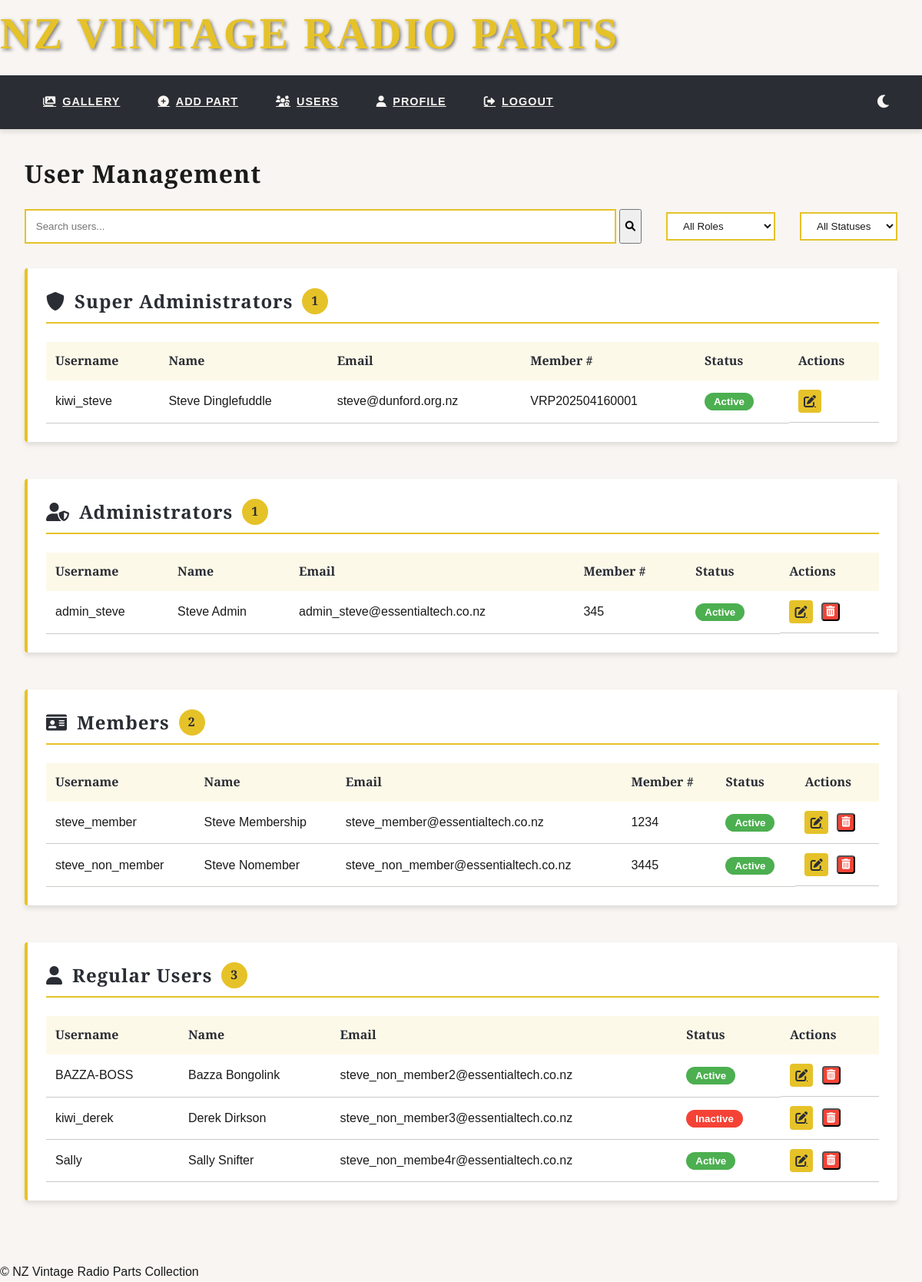
The page /auth/users (signed in) on the database as committed earlier.
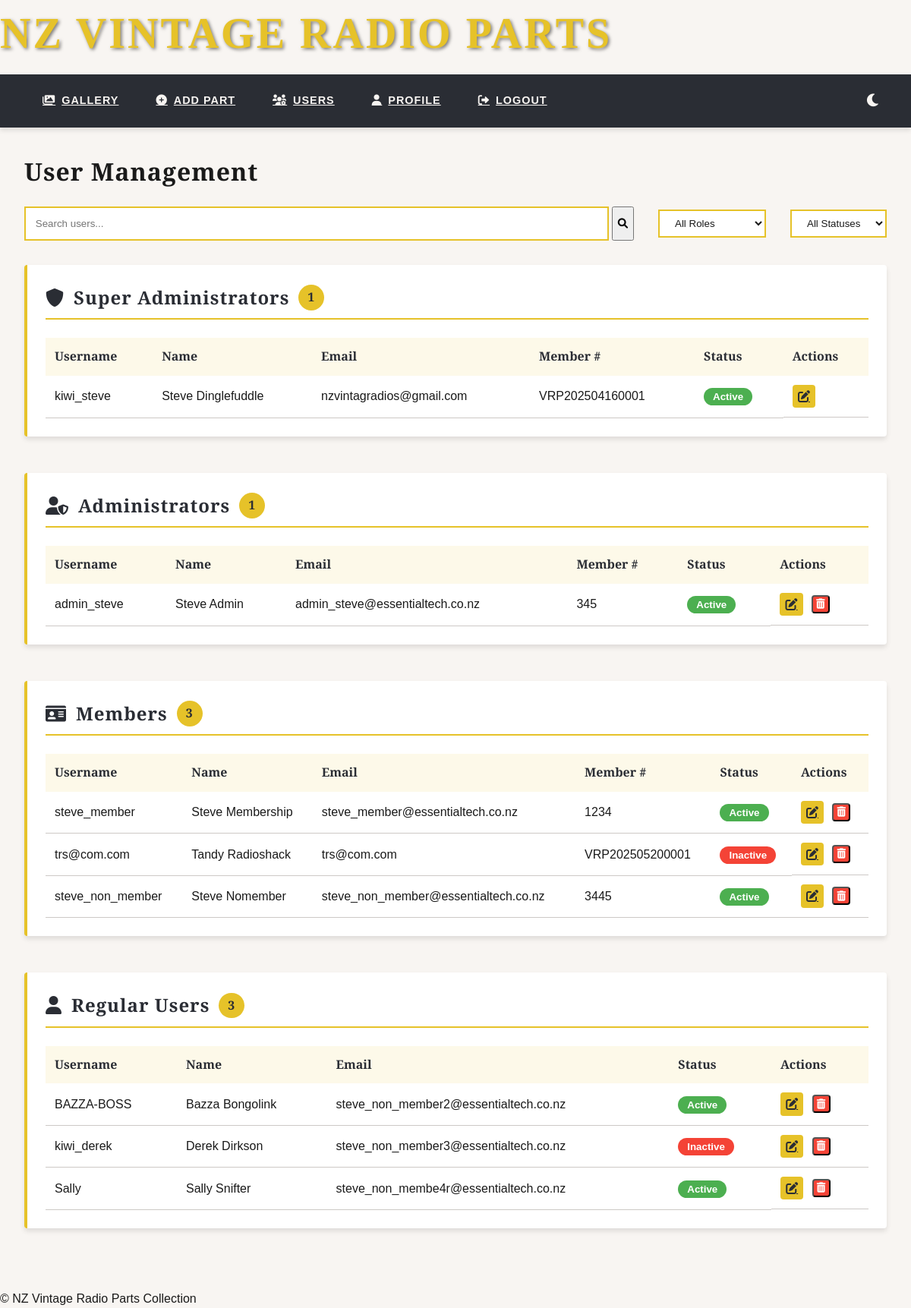
The same page on the database as committed later.
### app/models.py (models this page shows, shortened)
class User(UserMixin, db.Model):
    __tablename__ = 'User'
    id = db.Column(db.Integer, primary_key=True)
    username = db.Column(db.String(80), unique=True, nullable=False)
    email = db.Column(db.String(120), unique=True, nullable=False)
    password_hash = db.Column(db.String(128))
    role = db.Column(db.String(20), default='user')  # 'user', 'admin', 'superadmin'
    membership_number = db.Column(db.Integer, unique=True)
    membership_active = db.Column(db.Boolean, default=True)
    last_login = db.Column(db.DateTime)
    first_name = db.Column(db.String(50))
    last_name = db.Column(db.String(50))
    phone = db.Column(db.String(20))
    address_line1 = db.Column(db.String(100))
    address_line2 = db.Column(db.String(100))
    city = db.Column(db.String(50))
    postcode = db.Column(db.String(20))
    country = db.Column(db.String(50))
    account_active = db.Column(db.Boolean, default=False)
    orders = db.relationship('Order', back_populates='user', lazy='dynamic')
    @property
    def is_active(self):
        return bool(self.account_active)
    @property
    def is_member(self):
        return self.membership_active and bool(self.membership_number)
    @property
    def is_admin(self):
        return self.role in ['admin', 'superadmin']

### app/blueprints/auth.py (the view)
@bp.route('/users')
@login_required
def user_list():
    if not current_user.is_admin:
        abort(403)
    users = User.query.order_by(
        db.case(
            (User.role == 'superadmin', 0),
            (User.role == 'admin', 1),
            (User.role == 'member', 2),
            (User.role == 'user', 3),
            else_=4
        ),
        User.last_name.asc()
    ).all()
    counts = {
        'superadmin': len([u for u in users if u.role == 'superadmin']),
        'admin': len([u for u in users if u.role == 'admin' and not u.is_member]),
        'member': len([u for u in users if u.is_member and u.role not in ['superadmin', 'admin']]),
        'user': len([u for u in users if not u.is_member and u.role == 'user'])
    }
    return render_template('user_list.html', users=users, counts=counts)

### app/templates/user_list.html (shortened to what this page needs)
{% extends "layout.html" %}
{% block content %}
<div class="admin-container">
    <h1>User Management</h1>
    <div class="search-controls">
        <form class="search-box" action="{{ url_for('auth.user_list') }}" method="GET">
            <input type="text" id="user-search" name="q" placeholder="Search users..."
                   value="{{ request.args.get('q', '') }}"
                   aria-label="Search users">
            <button type="submit" class="search-button">
                <i class="fas fa-search"></i>
            </button>
        </form>
        <div class="filter-control">
            <select id="role-filter" class="vintage-select">
                <option value="">All Roles</option>
            </select>
        </div>
        <div class="filter-control">
            <select id="status-filter" class="vintage-select">
                <option value="">All Statuses</option>
            </select>
        </div>
    </div>
    <div class="user-groups">
        <div class="user-group" data-role="superadmin">
            <h2 class="group-header">
                <i class="fas fa-shield-alt"></i> Super Administrators
                <span class="badge">{{ counts.superadmin }}</span>
            </h2>
            <table class="user-table">
                <thead>
                    <tr>
                        <th>Username</th>
                        <th>Name</th>
                        <th>Email</th>
                        <th>Member #</th>
                        <th>Status</th>
                        <th>Actions</th>
                    </tr>
                </thead>
                <tbody>
                    {% for user in users if user.role == 'superadmin' %}
                    <tr data-role="{{ user.role }}" data-status="{% if user.account_active %}active{% else %}inactive{% endif %}">
                        <td>{{ user.username }}</td>
                        <td>{{ user.first_name }} {{ user.last_name }}</td>
                        <td>{{ user.email }}</td>
                        <td>{{ user.membership_number }}</td>
                        <td>
                            <form class="toggle-active-form" method="POST" action="{{ url_for('auth.toggle_user_status', user_id=user.id) }}">
                                <button type="submit" class="status-toggle {% if user.account_active %}active{% else %}inactive{% endif %}">
                                    {% if user.account_active %}Active{% else %}Inactive{% endif %}
                                </button>
                            </form>
                        </td>
                        <td class="actions">
                            <a href="{{ url_for('auth.user_detail', user_id=user.id) }}"
                               class="btn-edit" title="Edit">
                                <i class="fas fa-edit"></i>
                            </a>
                        </td>
                    </tr>
                    {% endfor %}
                </tbody>
            </table>
        </div>
        <div class="user-group" data-role="admin">
            <h2 class="group-header">
                <i class="fas fa-user-shield"></i> Administrators
                <span class="badge">{{ counts.admin }}</span>
            </h2>
            <table class="user-table">
                <thead>
                    <tr>
                        <th>Username</th>
                        <th>Name</th>
                        <th>Email</th>
                        <th>Member #</th>
                        <th>Status</th>
                        <th>Actions</th>
                    </tr>
                </thead>
                <tbody>
                    {% for user in users if user.role == 'admin' %}
                    <tr data-role="{{ user.role }}" data-status="{% if user.active %}active{% else %}inactive{% endif %}">
                        <td>{{ user.username }}</td>
                        <td>{{ user.first_name }} {{ user.last_name }}</td>
                        <td>{{ user.email }}</td>
                        <td>{{ user.membership_number }}</td>
                        <td>
                            <form class="toggle-active-form" method="POST" action="{{ url_for('auth.toggle_user_status', user_id=user.id) }}">
                                <button type="submit" class="status-toggle {% if user.account_active %}active{% else %}inactive{% endif %}">
                                    {% if user.account_active %}Active{% else %}Inactive{% endif %}
                                </button>
                            </form>
                        </td>
                        <td class="actions">
                            <a href="{{ url_for('auth.user_detail', user_id=user.id) }}"
                               class="btn-edit" title="Edit">
                                <i class="fas fa-edit"></i>
                            </a>
                            {% if user.id != current_user.id %}
                            <form action="{{ url_for('auth.delete_user', user_id=user.id) }}"
                                  method="POST" class="inline-form"
                                  onsubmit="return confirm('Permanently delete this user?');">
                                <button type="submit" class="btn-delete" title="Delete" style="margin: 0.2rem;">
                                    <i class="fas fa-trash-alt"></i>
                                </button>
                            </form>
                            {% endif %}
                        </td>
                    </tr>
                    {% endfor %}
                </tbody>
            </table>
        </div>
        <div class="user-group" data-role="member">
            <h2 class="group-header">
                <i class="fas fa-id-card"></i> Members
                <span class="badge">{{ counts.member }}</span>
            </h2>
            <table class="user-table">
                <thead>
                    <tr>
                        <th>Username</th>
                        <th>Name</th>
                        <th>Email</th>
                        <th>Member #</th>
                        <th>Status</th>
                        <th>Actions</th>
                    </tr>
                </thead>
                <tbody>
                    {% for user in users if user.is_member and user.role not in ['superadmin', 'admin'] %}
                    <tr data-role="{{ user.role }}" data-status="{% if user.active %}active{% else %}inactive{% endif %}">
                        <td>{{ user.username }}</td>
                        <td>{{ user.first_name }} {{ user.last_name }}</td>
                        <td>{{ user.email }}</td>
                        <td>{{ user.membership_number }}</td>
                        <td>
                            <form class="toggle-active-form" method="POST" action="{{ url_for('auth.toggle_user_status', user_id=user.id) }}">
                                <button type="submit" class="status-toggle {% if user.account_active %}active{% else %}inactive{% endif %}">
                                    {% if user.account_active %}Active{% else %}Inactive{% endif %}
                                </button>
                            </form>
                        </td>
                        <td class="actions">
                            <a href="{{ url_for('auth.user_detail', user_id=user.id) }}"
                               class="btn-edit" title="Edit">
                                <i class="fas fa-edit"></i>
                            </a>
                            {% if user.id != current_user.id %}
                            <form action="{{ url_for('auth.delete_user', user_id=user.id) }}"
                                  method="POST" class="inline-form"
                                  onsubmit="return confirm('Permanently delete this user?');">
                                <button type="submit" class="btn-delete" title="Delete" style="margin: 0.2rem;">
                                    <i class="fas fa-trash-alt"></i>
                                </button>
                            </form>
                            {% endif %}
                        </td>
                    </tr>
                    {% endfor %}
                </tbody>
            </table>
        </div>
        <div class="user-group" data-role="user">
            <h2 class="group-header">
                <i class="fas fa-user"></i> Regular Users
                <span class="badge">{{ counts.user }}</span>
            </h2>
            <table class="user-table">
                <thead>
                    <tr>
                        <th>Username</th>
                        <th>Name</th>
                        <th>Email</th>
                        <th>Status</th>
                        <th>Actions</th>
                    </tr>
                </thead>
                <tbody>
                    {% for user in users if not user.is_member and user.role == 'user' %}
                    <tr data-role="{{ user.role }}" data-status="{% if user.account_active %}active{% else %}inactive{% endif %}">
                        <td>{{ user.username }}</td>
                        <td>{{ user.first_name }} {{ user.last_name }}</td>
                        <td>{{ user.email }}</td>
                        <td>
                            <form class="toggle-active-form" method="POST" action="{{ url_for('auth.toggle_user_status', user_id=user.id) }}">
                                <button type="submit" class="status-toggle {% if user.account_active %}active{% else %}inactive{% endif %}">
                                    {% if user.account_active %}Active{% else %}Inactive{% endif %}
                                </button>
                            </form>
                        </td>
                        <td class="actions">
                            <a href="{{ url_for('auth.user_detail', user_id=user.id) }}"
                               class="btn-edit" title="Edit">
                                <i class="fas fa-edit"></i>
                            </a>
                            {% if user.id != current_user.id %}
                            <form action="{{ url_for('auth.delete_user', user_id=user.id) }}"
                                method="POST" class="inline-form"
                                onsubmit="return confirm('Permanently delete this user?');">
                                <button type="submit" class="btn-delete" title="Delete" style="margin: 0.2rem;">
                                    <i class="fas fa-trash-alt"></i>
                                </button>
                            </form>
                            {% endif %}
                        </td>
                    </tr>
                    {% endfor %}
                </tbody>
            </table>
        </div>
    </div>
</div>
{% endblock %}

### app/templates/layout.html (shortened to what this page needs)
<!DOCTYPE html>
<html lang="en">
<head>
    <link rel="stylesheet" href="{{ url_for('static', filename='css/style.css') }}">
    <link rel="stylesheet" href="https://cdnjs.cloudflare.com/ajax/libs/font-awesome/6.0.0/css/all.min.css">
</head>
<body>
    <header class="art-deco-header">
        <a href="/">
            <h1>NZ Vintage Radio Parts</h1>
        </a>
    </header>
    <nav class="art-deco-nav">
        <ul class="nav-primary">
            <li><a href="{{ url_for('parts.gallery') }}"><i class="fas fa-images"></i> Gallery</a></li>
            {% if current_user.is_authenticated %}
                {% if current_user.is_admin %}
                <li><a href="{{ url_for('parts.manage_part') }}"><i class="fas fa-plus-circle"></i> Add Part</a></li>
                <li><a href="{{ url_for('auth.user_list') }}"><i class="fas fa-users-cog"></i> Users</a></li>
                {% endif %}
                <li><a href="{{ url_for('auth.profile') }}"><i class="fas fa-user"></i> Profile</a></li>
                <li><a href="{{ url_for('auth.logout') }}"><i class="fas fa-sign-out-alt"></i> Logout</a></li>
            {% else %}
                <li><a href="{{ url_for('auth.login') }}"><i class="fas fa-sign-in-alt"></i> Login</a></li>
                <li><a href="{{ url_for('auth.register') }}"><i class="fas fa-user-plus"></i> Register</a></li>
            {% endif %}
        </ul>
        <div class="nav-user">
            <button class="theme-toggle" aria-label="Toggle dark mode">
                <i class="fas fa-adjust"></i>
            </button>
        </div>
    </nav>
    <main>
        <div class="content-wrapper">
            {% block content %}{% endblock %}
        </div>
    </main>
    <footer>
        &copy; {{ current_year }} NZ Vintage Radio Parts Collection
    </footer>
</body>
</html>

Rows that differ between the two databases and show on the page:
changed User "kiwi_steve": email "steve@dunford.org.nz" → "nzvintagradios@gmail.com"
added User: username "trs@com.com", first_name "Tandy", last_name "Radioshack", email "trs@com.com", membership_number "VRP202505200001", account_active "Inactive", shown under "Members 3"
Other text that changed with them:
{{ counts.member }}: "2" → "3"
